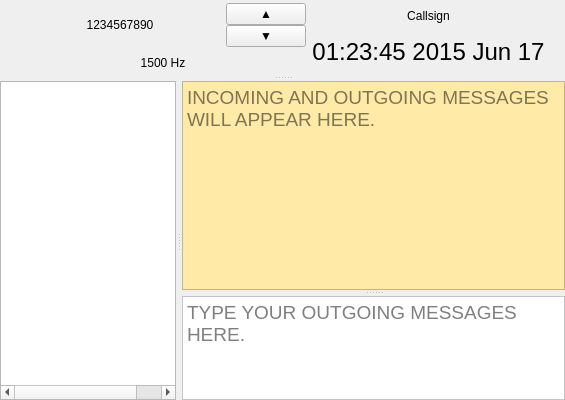
              <widget class="QSplitter" name="leftSplitter">
                <property name="sizePolicy">
                  <sizepolicy hsizetype="Expanding" vsizetype="Expanding">
                    <horstretch>16</horstretch>
                    <verstretch>0</verstretch>
                  </sizepolicy>
                </property>
                <property name="orientation">
                  <enum>Qt::Orientation::Vertical</enum>
                </property>
                <property name="opaqueResize">
                  <bool>true</bool>
                </property>
                <property name="handleWidth">
                  <number>6</number>
                </property>
                <widget class="QWidget" name="logHorizontalWidget" native="true">
                  <property name="sizePolicy">
                    <sizepolicy hsizetype="Expanding" vsizetype="Preferred">
                      <horstretch>0</horstretch>
                      <verstretch>0</verstretch>
                    </sizepolicy>
                  </property>
                  <property name="minimumSize">
                    <size>
                      <width>0</width>
                      <height>75</height>
                    </size>
                  </property>
                  <property name="maximumSize">
                    <size>
                      <width>16777215</width>
                      <height>150</height>
                    </size>
                  </property>
                  <layout class="QHBoxLayout" name="horizontalLayout_16">
                    <property name="spacing">
                      <number>0</number>
                    </property>
                    <property name="leftMargin">
                      <number>0</number>
                    </property>
                    <property name="topMargin">
                      <number>0</number>
                    </property>
                    <property name="rightMargin">
                      <number>0</number>
                    </property>
                    <property name="bottomMargin">
                      <number>0</number>
                    </property>
                    <item>
                      <widget class="QFrame" name="logWidget">
                        <property name="sizePolicy">
                          <sizepolicy hsizetype="Expanding" vsizetype="Minimum">
                            <horstretch>0</horstretch>
                            <verstretch>0</verstretch>
                          </sizepolicy>
                        </property>
                        <property name="minimumSize">
                          <size>
                            <width>0</width>
                            <height>0</height>
                          </size>
                        </property>
                        <property name="maximumSize">
                          <size>
                            <width>16777215</width>
                            <height>16777215</height>
                          </size>
                        </property>
                        <property name="frameShape">
                          <enum>QFrame::Shape::NoFrame</enum>
                        </property>
                        <property name="frameShadow">
                          <enum>QFrame::Shadow::Plain</enum>
                        </property>
                        <layout class="QHBoxLayout" name="horizontalLayout_17">
                          <property name="spacing">
                            <number>6</number>
                          </property>
                          <property name="leftMargin">
                            <number>0</number>
                          </property>
                          <property name="topMargin">
                            <number>0</number>
                          </property>
                          <property name="rightMargin">
                            <number>0</number>
                          </property>
                          <property name="bottomMargin">
                            <number>0</number>
                          </property>
                          <item>
                            <widget class="QFrame" name="frame">
                              <property name="sizePolicy">
                                <sizepolicy hsizetype="Minimum" vsizetype="MinimumExpanding">
                                  <horstretch>0</horstretch>
                                  <verstretch>0</verstretch>
                                </sizepolicy>
                              </property>
                              <property name="autoFillBackground">
                                <bool>false</bool>
                              </property>
                              <property name="frameShape">
                                <enum>QFrame::Shape::NoFrame</enum>
                              </property>
                              <property name="frameShadow">
                                <enum>QFrame::Shadow::Sunken</enum>
                              </property>
                              <layout class="QVBoxLayout" name="verticalLayout_12" stretch="1,0,0,1">
                                <property name="spacing">
                                  <number>6</number>
                                </property>
                                <property name="leftMargin">
                                  <number>20</number>
                                </property>
                                <property name="topMargin">
                                  <number>0</number>
                                </property>
                                <property name="rightMargin">
                                  <number>0</number>
                                </property>
                                <property name="bottomMargin">
                                  <number>0</number>
                                </property>
                                <item>
                                  <layout class="QHBoxLayout" name="horizontalLayout_18">
                                    <property name="topMargin">
                                      <number>0</number>
                                    </property>
                                    <item>
                                      <widget class="QLabel" name="currentFreq">
                                        <property name="minimumSize">
                                          <size>
                                            <width>200</width>
                                            <height>0</height>
                                          </size>
                                        </property>
                                        <property name="alignment">
                                          <set>Qt::AlignmentFlag::AlignCenter</set>
                                        </property>
                                        <property name="text">
                                          <string>1234567890</string>
                                        </property>
                                      </widget>
                                    </item>
                                    <item>
                                      <layout class="QVBoxLayout" name="verticalLayout_16">
                                        <property name="spacing">
                                          <number>0</number>
                                        </property>
                                        <property name="rightMargin">
                                          <number>0</number>
                                        </property>
                                        <item>
                                          <widget class="QPushButton" name="dialFreqUpButton">
                                            <property name="cursor">
                                              <cursorShape>PointingHandCursor</cursorShape>
                                            </property>
                                            <property name="toolTip">
                                              <string>&lt;html&gt;&lt;head/&gt;&lt;body&gt;&lt;p&gt;Adjust VFO frequency up&lt;/p&gt;&lt;/body&gt;&lt;/html&gt;</string>
                                            </property>
                                            <property name="autoFillBackground">
                                              <bool>false</bool>
                                            </property>
                                            <property name="text">
                                              <string>▲</string>
                                            </property>
                                          </widget>
                                        </item>
                                        <item>
                                          <widget class="QPushButton" name="dialFreqDownButton">
                                            <property name="cursor">
                                              <cursorShape>PointingHandCursor</cursorShape>
                                            </property>
                                            <property name="toolTip">
                                              <string>&lt;html&gt;&lt;head/&gt;&lt;body&gt;&lt;p&gt;Adjust VFO frequency down&lt;/p&gt;&lt;/body&gt;&lt;/html&gt;</string>
                                            </property>
                                            <property name="autoFillBackground">
                                              <bool>false</bool>
                                            </property>
                                            <property name="text">
                                              <string>▼</string>
                                            </property>
                                          </widget>
                                        </item>
                                      </layout>
                                    </item>
                                  </layout>
                                </item>
                                <item>
                                  <widget class="QLabel" name="labDialFreqOffset">
                                    <property name="sizePolicy">
                                      <sizepolicy hsizetype="Minimum" vsizetype="Fixed">
                                        <horstretch>0</horstretch>
                                        <verstretch>0</verstretch>
                                      </sizepolicy>
                                    </property>
                                    <property name="visible">
                                      <bool>true</bool>
                                    </property>
                                    <property name="toolTip">
                                      <string>Set Current Frequency Offset</string>
                                    </property>
                                    <property name="text">
                                      <string>1500 Hz</string>
                                    </property>
                                    <property name="alignment">
                                      <set>Qt::AlignmentFlag::AlignCenter</set>
                                    </property>
                                    <property name="margin">
                                      <number>0</number>
                                    </property>
                                  </widget>
                                </item>
                              </layout>
                            </widget>
                          </item>
                          <item>
                            <spacer name="leftCenterSpacer">
                              <property name="orientation">
                                <enum>Qt::Orientation::Horizontal</enum>
                              </property>
                              <property name="sizeType">
                                <enum>QSizePolicy::Policy::Expanding</enum>
                              </property>
                              <property name="sizeHint" stdset="0">
                                <size>
                                  <width>40</width>
                                  <height>20</height>
                                </size>
                              </property>
                            </spacer>
                          </item>
                          <item>
                            <spacer name="rightCenterSpacer">
                              <property name="orientation">
                                <enum>Qt::Orientation::Horizontal</enum>
                              </property>
                              <property name="sizeType">
                                <enum>QSizePolicy::Policy::Expanding</enum>
                              </property>
                              <property name="sizeHint" stdset="0">
                                <size>
                                  <width>40</width>
                                  <height>20</height>
                                </size>
                              </property>
                            </spacer>
                          </item>
                          <item>
                            <widget class="QFrame" name="frame_6">
                              <property name="frameShape">
                                <enum>QFrame::Shape::NoFrame</enum>
                              </property>
                              <property name="frameShadow">
                                <enum>QFrame::Shadow::Plain</enum>
                              </property>
                              <property name="lineWidth">
                                <number>0</number>
                              </property>
                              <layout class="QVBoxLayout" name="verticalLayout_15" stretch="1,0,0,1">
                                <property name="spacing">
                                  <number>6</number>
                                </property>
                                <property name="leftMargin">
                                  <number>0</number>
                                </property>
                                <property name="topMargin">
                                  <number>0</number>
                                </property>
                                <property name="rightMargin">
                                  <number>20</number>
                                </property>
                                <property name="bottomMargin">
                                  <number>0</number>
                                </property>
                                <item>
                                  <widget class="QLabel" name="labCallsign">
                                    <property name="sizePolicy">
                                      <sizepolicy hsizetype="Minimum" vsizetype="Fixed">
                                        <horstretch>0</horstretch>
                                        <verstretch>0</verstretch>
                                      </sizepolicy>
                                    </property>
                                    <property name="mouseTracking">
                                      <bool>true</bool>
                                    </property>
                                    <property name="toolTip">
                                      <string>Set Callsign and Grid</string>
                                    </property>
                                    <property name="text">
                                      <string>Callsign</string>
                                    </property>
                                    <property name="alignment">
                                      <set>Qt::AlignmentFlag::AlignCenter</set>
                                    </property>
                                  </widget>
                                </item>
                                <item>
                                  <widget class="QLabel" name="labUTC">
                                    <property name="sizePolicy">
                                      <sizepolicy hsizetype="Minimum" vsizetype="Fixed">
                                        <horstretch>0</horstretch>
                                        <verstretch>0</verstretch>
                                      </sizepolicy>
                                    </property>
                                    <property name="font">
                                      <font>
                                        <pointsize>14</pointsize>
                                      </font>
                                    </property>
                                    <property name="frameShape">
                                      <enum>QFrame::Shape::NoFrame</enum>
                                    </property>
                                    <property name="frameShadow">
                                      <enum>QFrame::Shadow::Plain</enum>
                                    </property>
                                    <property name="lineWidth">
                                      <number>2</number>
                                    </property>
                                    <property name="midLineWidth">
                                      <number>0</number>
                                    </property>
                                    <property name="text">
                                      <string>&lt;html&gt;&lt;head/&gt;&lt;body&gt;&lt;p align="center"&gt;&lt;span style=" font-size:18pt;"&gt;01:23:45 2015 Jun 17&lt;/span&gt;&lt;/p&gt;&lt;/body&gt;&lt;/html&gt;</string>
                                    </property>
                                    <property name="alignment">
                                      <set>Qt::AlignmentFlag::AlignCenter</set>
                                    </property>
                                    <property name="margin">
                                      <number>5</number>
                                    </property>
                                  </widget>
                                </item>
                              </layout>
                            </widget>
                          </item>
                        </layout>
                      </widget>
                    </item>
                  </layout>
                </widget>
                <widget class="QSplitter" name="textHorizontalSplitter">
                  <property name="sizePolicy">
                    <sizepolicy hsizetype="MinimumExpanding" vsizetype="Expanding">
                      <horstretch>0</horstretch>
                      <verstretch>4</verstretch>
                    </sizepolicy>
                  </property>
                  <property name="minimumSize">
                    <size>
                      <width>0</width>
                      <height>75</height>
                    </size>
                  </property>
                  <property name="orientation">
                    <enum>Qt::Orientation::Horizontal</enum>
                  </property>
                  <property name="handleWidth">
                    <number>6</number>
                  </property>
                  <widget class="QTableWidget" name="tableWidgetRXAll">
                    <property name="sizePolicy">
                      <sizepolicy hsizetype="Expanding" vsizetype="Expanding">
                        <horstretch>6</horstretch>
                        <verstretch>0</verstretch>
                      </sizepolicy>
                    </property>
                    <property name="font">
                      <font>
                        <pointsize>12</pointsize>
                      </font>
                    </property>
                    <!--property name="toolTip">
         <string>&lt;html&gt;&lt;head/&gt;&lt;body&gt;&lt;p&gt;Received band activity is displayed with time since last heard, SNR, and the text received for each frequency offset in the passband.&lt;/p&gt;&lt;/body&gt;&lt;/html&gt;</string>
        </property-->
                    <property name="sizeAdjustPolicy">
                      <enum>QAbstractScrollArea::SizeAdjustPolicy::AdjustToContentsOnFirstShow</enum>
                    </property>
                    <property name="autoScroll">
                      <bool>false</bool>
                    </property>
                    <property name="editTriggers">
                      <set>QAbstractItemView::EditTrigger::NoEditTriggers</set>
                    </property>
                    <property name="showDropIndicator" stdset="0">
                      <bool>false</bool>
                    </property>
                    <property name="dragDropOverwriteMode">
                      <bool>false</bool>
                    </property>
                    <property name="alternatingRowColors">
                      <bool>true</bool>
                    </property>
                    <property name="selectionMode">
                      <enum>QAbstractItemView::SelectionMode::SingleSelection</enum>
                    </property>
                    <property name="selectionBehavior">
                      <enum>QAbstractItemView::SelectionBehavior::SelectRows</enum>
                    </property>
                    <property name="textElideMode">
                      <enum>Qt::TextElideMode::ElideLeft</enum>
                    </property>
                    <property name="gridStyle">
                      <enum>Qt::PenStyle::DotLine</enum>
                    </property>
                    <property name="sortingEnabled">
                      <bool>false</bool>
                    </property>
                    <property name="wordWrap">
                      <bool>false</bool>
                    </property>
                    <attribute name="horizontalHeaderVisible">
                      <bool>false</bool>
                    </attribute>
                    <attribute name="horizontalHeaderCascadingSectionResizes">
                      <bool>false</bool>
                    </attribute>
                    <attribute name="horizontalHeaderMinimumSectionSize">
                      <number>20</number>
                    </attribute>
                    <attribute name="horizontalHeaderDefaultSectionSize">
                      <number>30</number>
                    </attribute>
                    <attribute name="horizontalHeaderHighlightSections">
                      <bool>false</bool>
                    </attribute>
                    <attribute name="horizontalHeaderStretchLastSection">
                      <bool>true</bool>
                    </attribute>
                    <attribute name="verticalHeaderVisible">
                      <bool>false</bool>
                    </attribute>
                    <column>
                      <property name="text">
                        <string>Offset</string>
                      </property>
                    </column>
                    <column>
                      <property name="text">
                        <string>Age</string>
                      </property>
                    </column>
                    <column>
                      <property name="text">
                        <string>SNR</string>
                      </property>
                    </column>
                    <column>
                      <property name="text">
                        <string>Time Delta</string>
                      </property>
                    </column>
                    <column>
                      <property name="text">
                        <string>Speed</string>
                      </property>
                    </column>
                    <column>
                      <property name="text">
                        <string>Message(s)</string>
                      </property>
                    </column>
                  </widget>
                  <widget class="QSplitter" name="textVerticalSplitter">
                    <property name="sizePolicy">
                      <sizepolicy hsizetype="Expanding" vsizetype="Expanding">
                        <horstretch>10</horstretch>
                        <verstretch>0</verstretch>
                      </sizepolicy>
                    </property>
                    <property name="orientation">
                      <enum>Qt::Orientation::Vertical</enum>
                    </property>
                    <property name="handleWidth">
                      <number>6</number>
                    </property>
                    <widget class="QTextEdit" name="textEditRX">
                      <property name="sizePolicy">
                        <sizepolicy hsizetype="Expanding" vsizetype="Expanding">
                          <horstretch>4</horstretch>
                          <verstretch>2</verstretch>
                        </sizepolicy>
                      </property>
                      <property name="font">
                        <font>
                          <pointsize>14</pointsize>
                          <italic>false</italic>
                        </font>
                      </property>
                      <property name="autoFillBackground">
                        <bool>true</bool>
                      </property>
                      <property name="styleSheet">
                        <string notr="true">QTextEdit { background-color:#ffeaa7; }</string>
                      </property>
                      <property name="undoRedoEnabled">
                        <bool>false</bool>
                      </property>
                      <property name="readOnly">
                        <bool>true</bool>
                      </property>
                      <property name="placeholderText">
                        <string>INCOMING AND OUTGOING MESSAGES WILL APPEAR HERE.</string>
                      </property>
                    </widget>
                    <widget class="TransmitTextEdit" name="extFreeTextMsgEdit">
                      <property name="sizePolicy">
                        <sizepolicy hsizetype="Expanding" vsizetype="Expanding">
                          <horstretch>4</horstretch>
                          <verstretch>1</verstretch>
                        </sizepolicy>
                      </property>
                      <property name="font">
                        <font>
                          <pointsize>14</pointsize>
                        </font>
                      </property>
                      <property name="styleSheet">
                        <string notr="true">QTextEdit { background:rgb(255, 255, 255); }

QTextEdit[readOnly="true"] {
    background:#EEE;
    font-style:italic;
}

QTextEdit[transmitting="true"] {
    background:#EEE;
    font-style:italic;
}</string>
                      </property>
                      <property name="acceptRichText">
                        <bool>false</bool>
                      </property>
                      <property name="placeholderText">
                        <string>TYPE YOUR OUTGOING MESSAGES HERE.</string>
                      </property>
                    </widget>
                  </widget>
                </widget>
              </widget>
